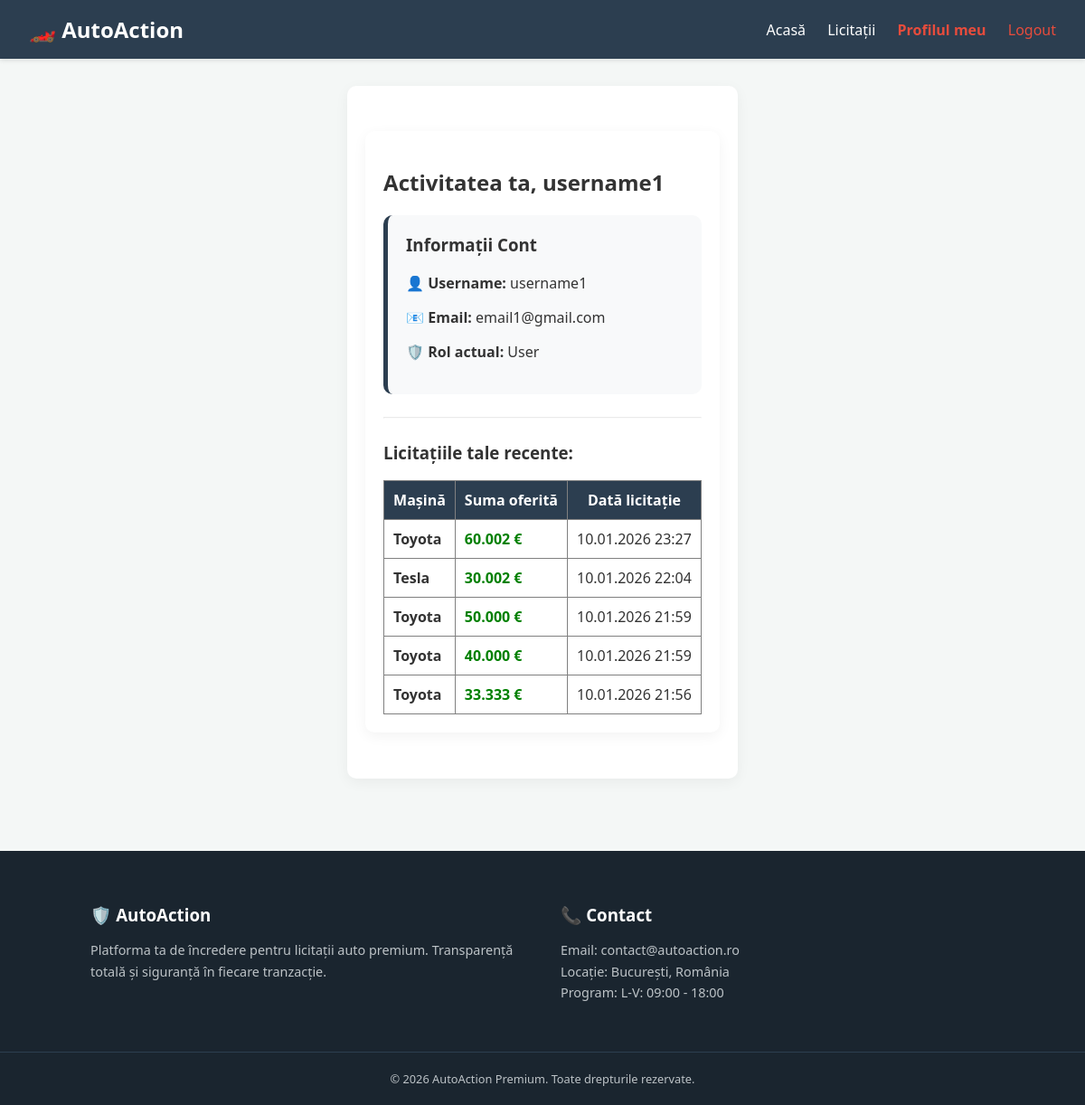
The app's page /profile (signed in) with its own data.
### tables this page shows
CREATE TABLE `utilizatori` (
  `id` int(11) NOT NULL,
  `username` varchar(50) NOT NULL,
  `email` varchar(100) DEFAULT NULL,
  `password` varchar(255) NOT NULL,
  `rol` enum('user','admin') DEFAULT 'user',
  `avatar` varchar(255) DEFAULT 'default.png'
);

CREATE TABLE `licitatii` (
  `id` int(11) NOT NULL,
  `id_masina` int(11) NOT NULL,
  `id_utilizator` int(11) NOT NULL,
  `suma_oferita` double NOT NULL,
  `data_licitatie` timestamp NOT NULL DEFAULT current_timestamp()
);

CREATE TABLE `masini` (
  `id` int(11) NOT NULL,
  `firma` varchar(50) DEFAULT NULL,
  `id_categorie` int(11) DEFAULT NULL,
  `submodel` varchar(50) DEFAULT NULL,
  `an` int(4) DEFAULT NULL,
  `descriere` text DEFAULT NULL,
  `pret_pornire` double NOT NULL,
  `imagine` varchar(255) DEFAULT NULL,
  `data_finalizare` datetime DEFAULT NULL,
  `motorizare` enum('Benzina','Diesel','Electrica') DEFAULT 'Benzina',
  `kilometri` int(11) DEFAULT 0
);

### Views/UserPublic/profile.php (the view, shortened to what this page needs)
<?php
$id_user = $_SESSION['user_id'];
$sql_me = "SELECT username, email, rol FROM utilizatori WHERE id = $id_user";
$res_me = mysqli_query($conn, $sql_me);
$me = mysqli_fetch_assoc($res_me);
?>
<div class="container">
    <h2>Activitatea ta, <?php echo htmlspecialchars($me['username']); ?></h2>
    <div style="background: #f8f9fa; padding: 20px; border-radius: 10px; margin-bottom: 25px; border-left: 5px solid #2c3e50;">
        <h3 style="margin-top: 0;">Informații Cont</h3>
        <p>👤 <strong>Username:</strong> <?php echo htmlspecialchars($me['username']); ?></p>
        <p>📧 <strong>Email:</strong> <?php echo !empty($me['email']) ? htmlspecialchars($me['email']) : "<em>Nesetat</em>"; ?></p>
        <p>🛡️ <strong>Rol actual:</strong> <span style="text-transform: capitalize;"><?php echo htmlspecialchars($me['rol']); ?></span></p>
    </div>
    <hr style="margin-bottom: 25px; opacity: 0.2;">
    <?php if ($me['rol'] === 'admin'): ?>
        <div style="background: #fff3cd; padding: 20px; border-radius: 10px; border: 1px solid #ffeeba; margin-bottom: 30px;">
            <h3>🛡️ Panou Admin: Gestionare Utilizatori</h3>
            <table border="1" cellpadding="10" style="width:100%; border-collapse: collapse; background: white;">
                <tr style="background: #2c3e50; color: white;">
                    <th>Utilizator</th>
                    <th>Rol Actual</th>
                    <th>Acțiuni</th>
                </tr>
                <?php
                $sql_users = "SELECT id, username, rol FROM utilizatori WHERE id != $id_user";
                $res_users = mysqli_query($conn, $sql_users);
                if (mysqli_num_rows($res_users) > 0) {
                    while ($u = mysqli_fetch_assoc($res_users)) {
                        echo "<tr>";
                            echo "<td>" . htmlspecialchars($u['username']) . "</td>";
                            echo "<td>" . htmlspecialchars($u['rol']) . "</td>";
                            echo "<td>";
                                if ($u['rol'] !== 'admin') {
                                    echo "<a href='user_action?act=make_admin&id=" . $u['id'] . "' style='color: green; text-decoration: none; font-weight: bold;'>⬆️ Fă Admin</a> | ";
                                } else {
                                    echo "<a href='user_action?act=make_user&id=" . $u['id'] . "' style='color: orange; text-decoration: none; font-weight: bold;'>⬇️ Revocă Admin</a> | ";
                                }
                                echo "<a href='user_action?act=delete&id=" . $u['id'] . "' style='color: red; text-decoration: none; font-weight: bold;' onclick='return confirm(\"Sigur vrei să ștergi acest cont?\")'>❌ Șterge</a>";
                            echo "</td>";
                        echo "</tr>";
                    }
                } else {
                    echo "<tr><td colspan='3'>Nu există alți utilizatori în sistem.</td></tr>";
                }
                ?>
            </table>
        </div>
    <?php else: ?>
        <h3>Licitațiile tale recente:</h3>
        <table border="1" cellpadding="10" style="width:100%; border-collapse: collapse; background: white;">
            <tr style="background: #2c3e50; color: white;">
                <th>Mașină</th>
                <th>Suma oferită</th>
                <th>Dată licitație</th>
            </tr>
            <?php
            $sql = "SELECT masini.firma, licitatii.suma_oferita, licitatii.data_licitatie
                    FROM licitatii
                    JOIN masini ON licitatii.id_masina = masini.id
                    WHERE licitatii.id_utilizator = $id_user
                    ORDER BY licitatii.data_licitatie DESC";
            $rezultat = mysqli_query($conn, $sql);
            if ($rezultat && mysqli_num_rows($rezultat) > 0) {
                while($rand = mysqli_fetch_assoc($rezultat)) {
                    echo "<tr>";
                        echo "<td style='font-weight:bold;'>" . htmlspecialchars($rand['firma']) . "</td>";
                        echo "<td style='color:green; font-weight:bold;'>" . number_format($rand['suma_oferita'], 0, ',', '.') . " €</td>";
                        echo "<td>" . date('d.m.Y H:i', strtotime($rand['data_licitatie'])) . "</td>";
                    echo "</tr>";
                }
            } else {
                echo "<tr><td colspan='3' style='text-align:center; padding: 20px;'>Nu ai participat la nicio licitație încă.</td></tr>";
            }
            ?>
        </table>
    <?php endif; ?>
</div>

### index.php (shortened to what this page needs)
<?php
$pagina = isset($_GET['url']) ? $_GET['url'] : 'home';
include 'Includes/header.php';
$subfoldere = ['Actions', 'UserAdmin', 'UserPublic'];
foreach ($subfoldere as $sub) {
    $cale = "Views/" . $sub . "/" . $pagina . ".php";
    if (file_exists($cale)) {
        include $cale;
        break;
    }
}
include 'Includes/footer.php';
?>

### Includes/header.php (style rules this page uses)
:root { --primary: #2c3e50; --accent: #e74c3c; --light: #ecf0f1; --success: #27ae60; }
html, body { height: 100%; margin: 0; }
body { font-family: 'Segoe UI', Tahoma, Geneva, Verdana, sans-serif; display: flex; flex-direction: column; background-color: #f4f7f6; color: #333; }
.container { max-width: 1000px; margin: 30px auto; padding: 20px; background: white; border-radius: 10px; box-shadow: 0 4px 15px rgba(0,0,0,0.05); min-height: 400px; flex: 1 0 auto; overflow: visible !important; }

### records on screen
utilizatori: username "username1", email "email1@gmail.com", rol "User"
licitatii: masini.firma "Toyota", suma_oferita "60.002", data_licitatie "10.01.2026 23:27"
licitatii: masini.firma "Tesla", suma_oferita "30.002", data_licitatie "10.01.2026 22:04"
licitatii: masini.firma "Toyota", suma_oferita "50.000", data_licitatie "10.01.2026 21:59"
licitatii: masini.firma "Toyota", suma_oferita "40.000", data_licitatie "10.01.2026 21:59"
licitatii: masini.firma "Toyota", suma_oferita "33.333", data_licitatie "10.01.2026 21:56"
